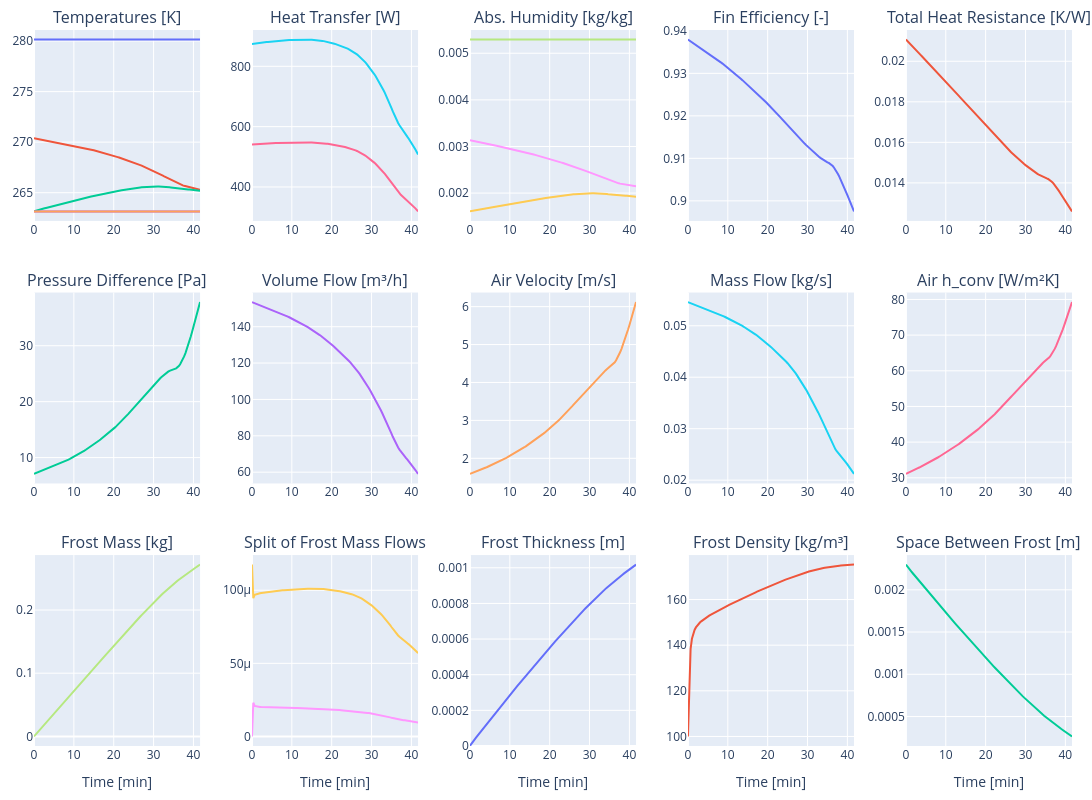

The notebook cell saved with this chart:
### Code cell
import plotly.graph_objects as go
from plotly.subplots import make_subplots
import pandas as pd

# ---------------------------------------------------------
# 1. PREPARE DATA
# ---------------------------------------------------------
n_steps = len(states_history)
dt = params.time_step 
# Convert time to minutes for the axis
time_axis = [i * dt / 60 for i in range(n_steps)]

data = {
    # --- TEMPS ---
    'T_air_in': inputs.air.T_in, 
    'T_air_out': [s.air.T_out for s in states_history],
    'T_frost_surf': [s.hmt.T_frost_surface for s in states_history],
    'T_refrigerant_in' : [s.refrigerant.T_in for s in states_history],
    'T_refrigerant_out' : [s.refrigerant.T_out for s in states_history],

    # --- HUMIDITY ---
    'W_in': state.air.W_in, 
    'W_out': [s.air.W_out for s in states_history],
    'W_frost_sat': [s.air.W_frost_surface_sat for s in states_history],
    
    # --- HEAT TRANSFER ---
    'Q_dot_total': [s.hmt.Q_dot_total for s in states_history],
    'Q_dot_sens': [s.hmt.Q_dot_sens for s in states_history],

    # --- HEAT RESISTANCES ---
    'R_air': [s.hmt.R_air for s in states_history],
    'R_frost': [s.hmt.R_frost for s in states_history],
    'R_downstream': [s.hmt.R_downstream for s in states_history],
    'R_total':[s.hmt.R_downstream + s.hmt.R_air for s in states_history],
    'R_air_ratio': [s.hmt.R_air / (s.hmt.R_downstream + s.hmt.R_air) for s in states_history],
    'R_frost_ratio': [s.hmt.R_frost / (s.hmt.R_downstream + s.hmt.R_air) for s in states_history],


    # --- FROST PROPERTIES ---
    'thickness': [s.frost.thickness for s in states_history],
    'density': [s.frost.density for s in states_history],
    'space': [s.frost.space_between_frost for s in states_history],
    'mass': [s.frost.mass for s in states_history],
    'm_dot_densification': [s.hmt.m_dot_densification for s in states_history],
    'm_dot_thickening': [s.hmt.m_dot_thickening for s in states_history],
    
    # --- PHYSICS / FLOW ---
    'h_conv': [s.air.h_conv for s in states_history],
    'eta_fin': [s.hmt.eta_fin for s in states_history],
    'velocity': [s.air.velocity for s in states_history],
    'm_dot': [s.air.m_dot_humid for s in states_history],
    'p_delta': [s.air.p_in - params.ambient_pressure for s in states_history],
    'vol_flow': [3600 * s.air.m_dot_humid / s.air.density_avg for s in states_history],    # Formula: 3600 * m_dot / density
}

df = pd.DataFrame(data)
df['Time'] = time_axis
df.set_index('Time', inplace=True)

# ---------------------------------------------------------
# 2. PLOT CONFIGURATION (Reordered for Logic)
# ---------------------------------------------------------
plots_config = [
    # --- ROW 1 General ---
    (1, 1, ['T_air_in', 'T_air_out', 'T_frost_surf', 'T_refrigerant_in', 'T_refrigerant_out'], "Temperatures [K]"), 
    (1, 2, ['Q_dot_total', 'Q_dot_sens'], "Heat Transfer [W]"),
    (1, 3, ['W_in', 'W_out', 'W_frost_sat'], "Abs. Humidity [kg/kg]"),
    (1, 4, ['eta_fin'], "Fin Efficiency [-]"),
    (1, 5, ['R_total'], "Total Heat Resistance [K/W]"),
    # (1, 5, ['R_air_ratio', 'R_frost_ratio'], "Heat Resistance Ratios"),
    
    # --- ROW 2 Air ---
    (2, 1, ['p_delta'], "Pressure Difference [Pa]"),
    (2, 2, ['vol_flow'], "Volume Flow [m³/h]"),
    (2, 3, ['velocity'], "Air Velocity [m/s]"),
    (2, 4, ['m_dot'], "Mass Flow [kg/s]"),
    (2, 5, ['h_conv'], "Air h_conv [W/m²K]"),
    
    # --- ROW 3 Frost ---
    (3, 1, ['mass'], "Frost Mass [kg]"),
    (3, 2, ['m_dot_densification', 'm_dot_thickening'], "Split of Frost Mass Flows"),
    (3, 3, ['thickness'], "Frost Thickness [m]"),
    (3, 4, ['density'], "Frost Density [kg/m³]"),
    (3, 5, ['space'], "Space Between Frost [m]"),

]

fig = make_subplots(
    rows=3, cols=5, 
    subplot_titles=[p[3] for p in plots_config],
    vertical_spacing=0.1, horizontal_spacing=0.05
)

for row, col, cols_to_plot, title in plots_config:
    for col_name in cols_to_plot:
        # Optional: styling for T_dew_point if you add it back later
        line_style = dict(dash='dot', width=2) if col_name == 'T_dew_point' else dict()
        
        fig.add_trace(
            go.Scatter(
                x=df.index, y=df[col_name], name=col_name,
                line=line_style,
                legendgroup=title, legendgrouptitle_text=title
            ),
            row=row, col=col
        )

# ---------------------------------------------------------
# 3. LAYOUT & INTERACTIVITY
# ---------------------------------------------------------
fig.update_layout(
    height=800, width=1400, 
    hovermode="x unified",
    showlegend=False,
    margin=dict(
        l=20, # left margin
        r=20, # right margin
        t=30, # top margin 
        b=20, # bottom margin
    )
)

fig.update_xaxes(matches='x')
fig.update_xaxes(title_text="Time [min]", row=3)
fig.update_yaxes(rangemode="tozero", row=3, col=3)
fig.show()
